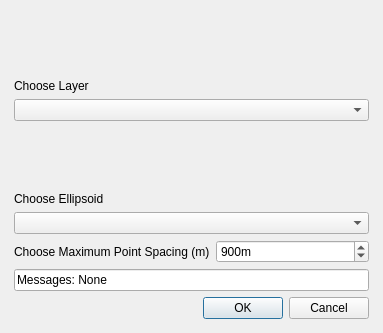
<?xml version="1.0" encoding="UTF-8"?>
<ui version="4.0">
 <class>GeodesicDensifierDialogBase</class>
 <widget class="QDialog" name="GeodesicDensifierDialogBase">
  <property name="geometry">
   <rect>
    <x>0</x>
    <y>0</y>
    <width>383</width>
    <height>333</height>
   </rect>
  </property>
  <property name="windowTitle">
   <string>Geodesic Densifier</string>
  </property>
  <layout class="QGridLayout" name="gridLayout_2">
   <item row="0" column="0">
    <layout class="QGridLayout" name="gridLayout">
     <property name="leftMargin">
      <number>3</number>
     </property>
     <property name="topMargin">
      <number>3</number>
     </property>
     <property name="rightMargin">
      <number>3</number>
     </property>
     <property name="bottomMargin">
      <number>3</number>
     </property>
     <item row="3" column="0">
      <layout class="QVBoxLayout" name="messageLayout">
       <item>
        <widget class="QLineEdit" name="messageBox">
         <property name="text">
          <string>Messages: None</string>
         </property>
        </widget>
       </item>
      </layout>
     </item>
     <item row="2" column="0">
      <layout class="QHBoxLayout" name="spacingLayout">
       <item>
        <widget class="QLabel" name="spacingLabel">
         <property name="text">
          <string>Choose Maximum Point Spacing (m)</string>
         </property>
        </widget>
       </item>
       <item>
        <widget class="QSpinBox" name="spacingSpinBox">
         <property name="suffix">
          <string>m</string>
         </property>
         <property name="maximum">
          <number>5000</number>
         </property>
         <property name="value">
          <number>900</number>
         </property>
        </widget>
       </item>
      </layout>
     </item>
     <item row="0" column="0">
      <layout class="QVBoxLayout" name="layerLayout">
       <item>
        <widget class="QLabel" name="layerLabel">
         <property name="text">
          <string>Choose Layer</string>
         </property>
         <property name="alignment">
          <set>Qt::AlignBottom|Qt::AlignLeading|Qt::AlignLeft</set>
         </property>
        </widget>
       </item>
       <item>
        <widget class="QgsMapLayerComboBox" name="mMapLayerComboBox"/>
       </item>
      </layout>
     </item>
     <item row="1" column="0">
      <layout class="QVBoxLayout" name="ellipsoidLayout">
       <item>
        <widget class="QLabel" name="label_2">
         <property name="text">
          <string>Choose Ellipsoid</string>
         </property>
         <property name="alignment">
          <set>Qt::AlignBottom|Qt::AlignLeading|Qt::AlignLeft</set>
         </property>
        </widget>
       </item>
       <item>
        <widget class="QComboBox" name="EllipsoidcomboBox"/>
       </item>
      </layout>
     </item>
     <item row="4" column="0">
      <widget class="QDialogButtonBox" name="button_box">
       <property name="orientation">
        <enum>Qt::Horizontal</enum>
       </property>
       <property name="standardButtons">
        <set>QDialogButtonBox::Cancel|QDialogButtonBox::Ok</set>
       </property>
      </widget>
     </item>
    </layout>
   </item>
  </layout>
 </widget>
 <customwidgets>
  <customwidget>
   <class>QgsMapLayerComboBox</class>
   <extends>QComboBox</extends>
   <header>qgis.gui.h</header>
  </customwidget>
 </customwidgets>
 <tabstops>
  <tabstop>button_box</tabstop>
  <tabstop>messageBox</tabstop>
 </tabstops>
 <resources/>
 <connections>
  <connection>
   <sender>button_box</sender>
   <signal>accepted()</signal>
   <receiver>GeodesicDensifierDialogBase</receiver>
   <slot>accept()</slot>
   <hints>
    <hint type="sourcelabel">
     <x>20</x>
     <y>20</y>
    </hint>
    <hint type="destinationlabel">
     <x>20</x>
     <y>20</y>
    </hint>
   </hints>
  </connection>
  <connection>
   <sender>button_box</sender>
   <signal>rejected()</signal>
   <receiver>GeodesicDensifierDialogBase</receiver>
   <slot>reject()</slot>
   <hints>
    <hint type="sourcelabel">
     <x>20</x>
     <y>20</y>
    </hint>
    <hint type="destinationlabel">
     <x>20</x>
     <y>20</y>
    </hint>
   </hints>
  </connection>
 </connections>
</ui>
